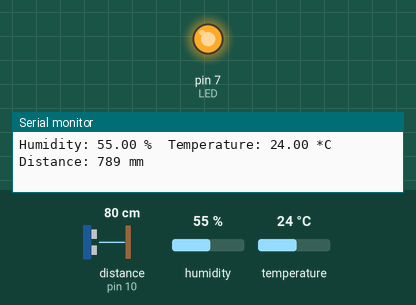
This sketch was run on a simulated Arduino Uno, built with avr-gcc and run on an emulated ATmega328P. On the bench: output pins drawn as LEDs (lit = HIGH), the last lines printed to the serial monitor. Wiring (inferred from the names in the program): ultrasonic range finder: trigger pin 9; echo pin 10. Inputs (shaded band) come from the test bench; at power-on: distance to the obstacle (sensor on pin 10) 80 cm, humidity 55 %, temperature 24 °C. The echo pulse lasts 58.3 µs per cm; pins used as bus, display or sensor lines are not drawn.

Above: at 1.2 s.
1.3 s: distance to the obstacle (sensor on pin 10) set to 12 cm
7.4 s: distance to the obstacle (sensor on pin 10) set to 9 cm
At 8.0 s:
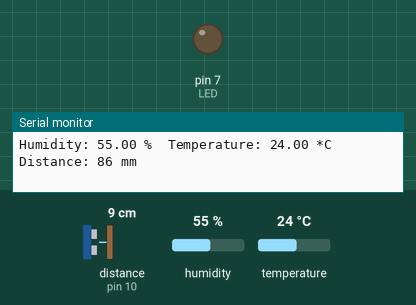
Timing chart, 0 to 10.4 s (numbered marks = the images above; inputs shaded):
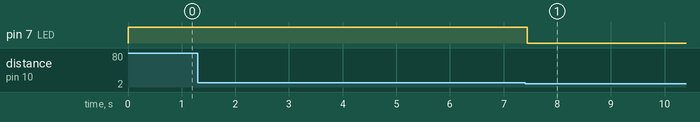

The sketch:

DHT_and_Ultrasonic_sensor.ino
```cpp
#include "DHT.h" //Uvoz DHT library

// definiranje pinova
const int trigPin = 9;
const int echoPin = 10;
const int LED =7;
#define DHTPIN 2

// definiranje varijabli
long duration;
int distance;


//definiranje vrste DHT senzora (ukloniti komentare // za onau vrstu koju se koristi)
#define DHTTYPE DHT11   // DHT 11
//#define DHTTYPE DHT22   // DHT 22  (AM2302)
//#define DHTTYPE DHT21   // DHT 21 (AM2301)

DHT dht(DHTPIN, DHTTYPE);

void setup() {
pinMode(trigPin, OUTPUT); // Postavlja trigPin kao Output
pinMode(echoPin, INPUT);// Postavlja echoPin kao Input
pinMode(LED, OUTPUT); //Postavlja LED pin kao Output
Serial.begin(9600); // Započinje serial communication
Serial.println("DHTxx test!");
  dht.begin();
}

void loop() {

 //Ultrasonic sensor
// Brisanje trigPin
digitalWrite(trigPin, LOW);
delayMicroseconds(2);

// Postavlja trigPin u HIGH stanje 10 mikrosekundi
digitalWrite(trigPin, HIGH);
delayMicroseconds(10);
digitalWrite(trigPin, LOW);

// Čita echoPin, vraća vrijeme putovanja zvučnog vala u mikrosekundama
duration = pulseIn(echoPin, HIGH);

// Izračunavanje udaljenosti
distance= duration*0.34/2; //daje udaljenost u mm

// Ispisuje udaljenost u Serial Monitor
//Serial.print("Distance: ");
//Serial.print(distance);
if (distance >100)
{digitalWrite (LED,HIGH);}
  else{ digitalWrite (LED, LOW);}


//DHT senzor temperature i vlažnosti
   float h = dht.readHumidity();
  float t = dht.readTemperature();

  // check if returns are valid, if they are NaN (not a number) then something went wrong!
  if (isnan(t) || isnan(h)) {
    Serial.println("Failed to read from DHT");
  } else {
    Serial.print("Humidity: ");
    Serial.print(h);
    Serial.print(" %\t"); //\t znači razmak između podataka, tj novi stupac
    Serial.print("Temperature: ");
    Serial.print(t);
    Serial.print(" *C\t");
    Serial.print("Distance: ");
    Serial.print(distance);
    Serial.println (" mm");
  }
}
```

Measured:
- the behaviour switches between 11 and 10 cm on distance to the obstacle (sensor on pin 10) (found by bisection; images 0 and 1)
- after the input at 7.4 s, pin 7 (LED): HIGH → LOW at once
